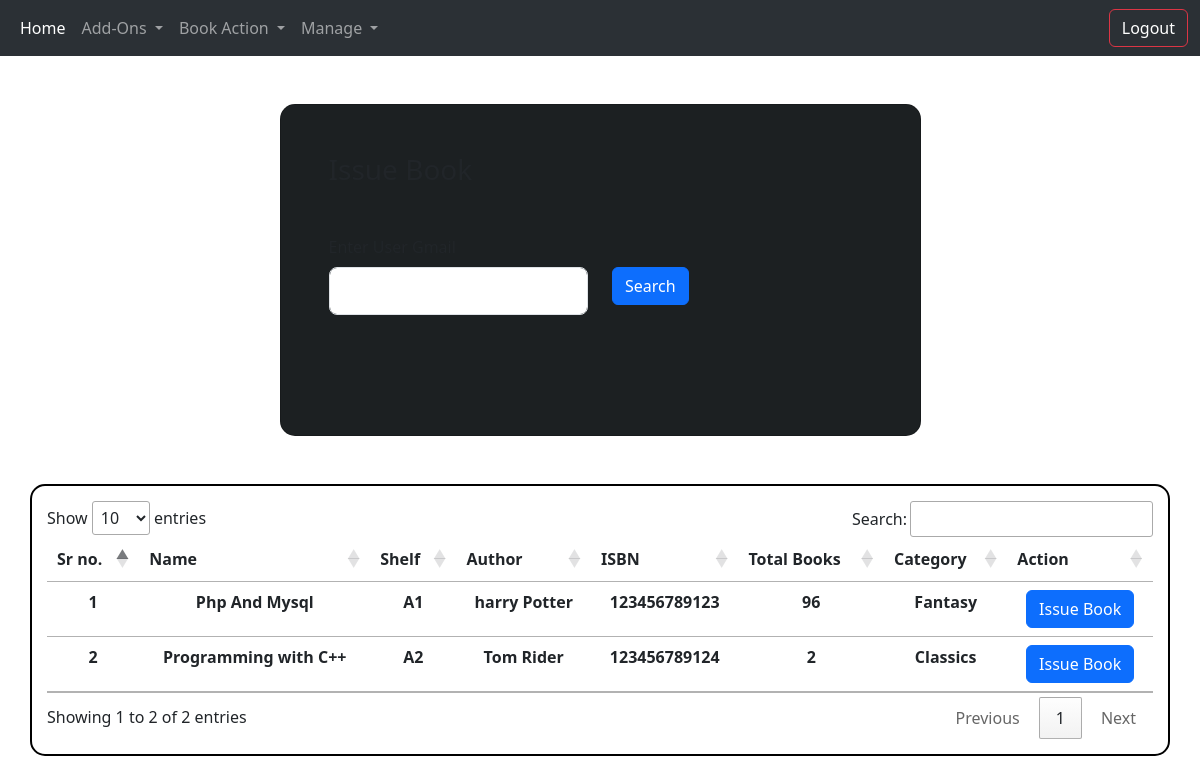
The page /issue_book.php (signed in) on the database its author committed.
### tables this page shows
CREATE TABLE `addbook` (
  `b_id` int(30) NOT NULL,
  `b_category` varchar(80) NOT NULL,
  `b_author` varchar(80) NOT NULL,
  `b_location_rack` varchar(80) NOT NULL,
  `b_name` varchar(80) NOT NULL,
  `b_isbn` varchar(80) NOT NULL,
  `b_no_of_copy` int(20) NOT NULL,
  `b_added_on` datetime NOT NULL DEFAULT current_timestamp(),
  `cidd` int(11) NOT NULL
);

CREATE TABLE `category` (
  `cid` int(11) NOT NULL,
  `cname` varchar(80) NOT NULL,
  `c_create_dt` datetime NOT NULL DEFAULT current_timestamp(),
  `c_update_dt` datetime NOT NULL DEFAULT '0000-00-00 00:00:00' ON UPDATE current_timestamp()
);

### issue_book.php (the view, shortened to what this page needs)
<?php
require("Files/navbar.php");
require("Files/dbconnect.php");
?>
<!doctype html>
<html lang="en">
<head>
    <link href="https://cdn.jsdelivr.net/npm/bootstrap@5.3.0-alpha1/dist/css/bootstrap.min.css" rel="stylesheet"
>
  <link rel="stylesheet" href="//cdn.datatables.net/1.13.1/css/jquery.dataTables.min.css">
</head>
<body>
    <section class=" gradient-custom text-white">
        <div class="container py-5 h-100">
            <div class="row justify-content-center align-items-center h-100">
                <div class="col-12 col-lg-9 col-xl-7">
                    <div class="card shadow-2-strong card-registration"
                        style="border-radius: 15px; background-color:rgb(28, 32, 34);">
                        <div class="card-body p-4 p-md-5">
                            <h3 class="mb-4 pb-2 pb-md-0 mb-md-5">Issue Book</h3>
                            <form action="issue_book.php" method="post">
                                <div class="row">
                                    <div class="col-md-6 mb-4">
                                        <div class="form-outline">
                                            <label class="form-label" for="mail">Enter User Gmail</label>
                                            <input type="text" name="mail" class="form-control form-control-lg" maxlength="80" required />
                                        </div>
                                    </div>
                                        <div class="col-md-6 mb-4">
                                            <div class="form-outline">
                                            <br>
                                            <button type="submit" name="search" class="btn btn-primary mt-2 ">Search</button>
                                            </div>
                                    </div>
                                </div>
                                <div class="row">
                                    <div class="col-md-6 mb-4">
                            </form>
                        </div>
                    </div>
                </div>
            </div>
        </div>
    </section>
    <div class="container" style="border: 2px solid black; border-radius: 15px; padding: 15px;">
      <table class="table text-center" id="myTable">
        <thead>
          <tr>
            <th scope="col">Sr no.</th>
            <th scope="col">Name</th>
            <th scope="col">Shelf</th>
            <th scope="col">Author</th>
            <th scope="col">ISBN</th>
            <th scope="col">Total Books</th>
            <th scope="col">Category</th>
            <th scope="col">Action</th>
          </tr>
        </thead>
        <tbody>
          <?php
          $sr = 1;
          $sql1 = "select * from addbook";
          $result = mysqli_query($conn, $sql1);
          while ($row = mysqli_fetch_row($result)) {
            $id = $row[0];
             $putcat= $row[1];
            ?>
            <tr>
              <td><b><?php echo $sr ?></b></td>
              <td><b><?php echo $row[4] ?></b></td>
              <td><b><?php echo $row[3] ?></b></td>
              <td><b><?php echo $row[2] ?></b></td>
              <td><b><?php echo $row[5] ?></b></td>
              <td><b><?php echo $row[6] ?></b></td>
              <td><b><?php
              $sql11 = "select * from category where cid=$putcat";
              $resultt = mysqli_query($conn, $sql11);
              while ($row = mysqli_fetch_assoc($resultt)) {
                  echo $row['cname'];
                   }   ?>
               </b></td>
              <td>
                    <button type="submit" id="myBtn" name="edit" class="btn btn-primary  "><a class="text-decoration-none text-white"
                    href="new_issue_book.php?abc=<?php echo base64_encode($id); ?>&a=<?php  echo base64_encode($GLOBALS['sup']);?>">Issue Book</a></button>
            </tr>
            <?php
            $sr = $sr + 1;
          }
          ?>
        </tbody>
      </table>
    </div>
</body>
</html>

### Files/navbar.php (shortened to what this page needs)
<!doctype html>
<html lang="en">
  <head>
    <link href="https://cdn.jsdelivr.net/npm/bootstrap@5.3.0-alpha1/dist/css/bootstrap.min.css" rel="stylesheet">
  </head>
  <body>
  <nav class="navbar navbar-expand-lg bg-body-tertiary bg-dark" data-bs-theme="dark">
  <div class="container-fluid">
    <div class="collapse navbar-collapse" id="navbarSupportedContent">
      <ul class="navbar-nav me-auto mb-2 mb-lg-0">
        <li class="nav-item">
          <a class="nav-link active" aria-current="page" href="\LMS\admin.php">Home</a>
        </li>
        <li class="nav-item dropdown">
          <a class="nav-link dropdown-toggle" href="#" role="button" data-bs-toggle="dropdown" aria-expanded="false">
            Add-Ons
          </a>
        </li>
        <li class="nav-item dropdown">
          <a class="nav-link dropdown-toggle" href="#" role="button" data-bs-toggle="dropdown" aria-expanded="false">
           Book Action
          </a>
        </li>
             <li class="nav-item dropdown">
          <a class="nav-link dropdown-toggle" href="#" role="button" data-bs-toggle="dropdown" aria-expanded="false">
          Manage
          </a>
        </li>
      </ul>
      <form class="d-flex" role="search">
        <button class="btn btn-outline-danger" type="submit"><a href="\LMS\logout.php" class="text-decoration-none text-white">Logout</a></button>
      </form>
    </div>
  </div>
</nav>
  </body>
</html>

### rows shown on the page
addbook: b_name "Php And Mysql", b_location_rack "A1", b_author "harry Potter", b_isbn "123456789123", b_no_of_copy "96"
category: cname "Fantasy"
addbook: b_name "Programming with C++", b_location_rack "A2", b_author "Tom Rider", b_isbn "123456789124", b_no_of_copy "2"
category: cname "Classics"
